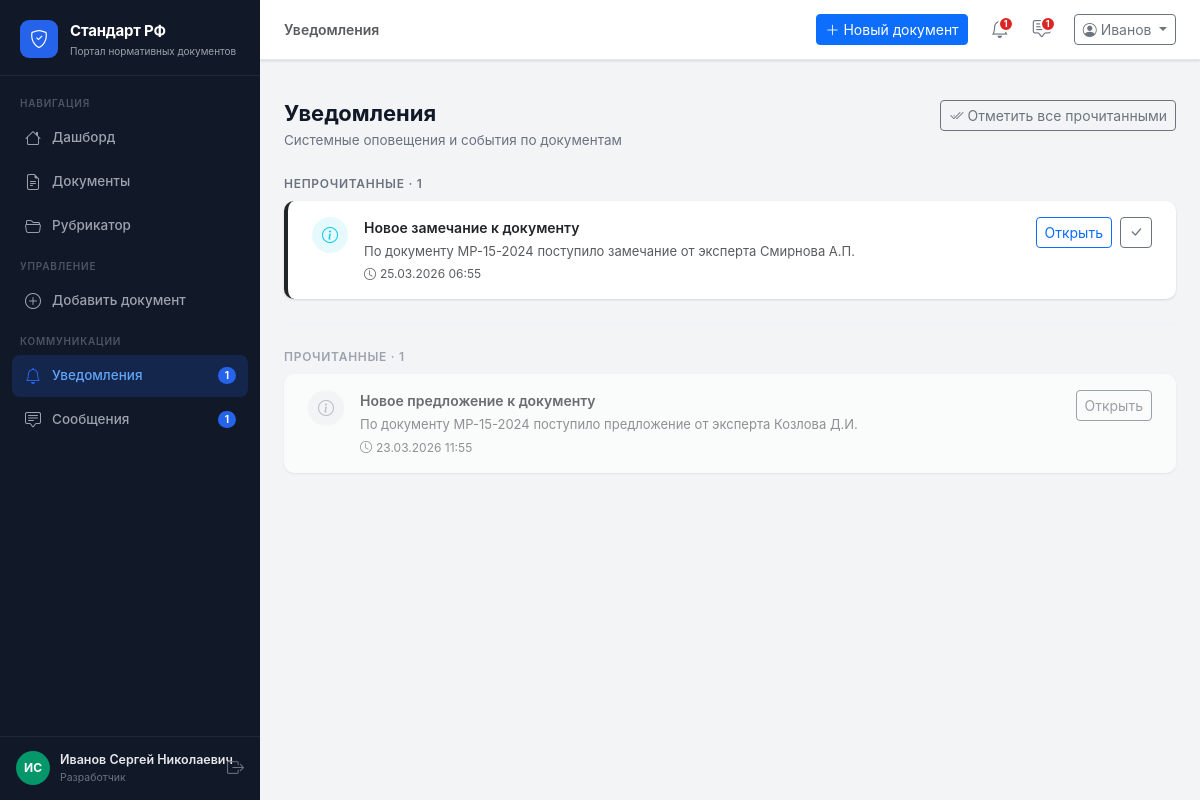
Page /notifications/ (signed in) on the earlier database version.
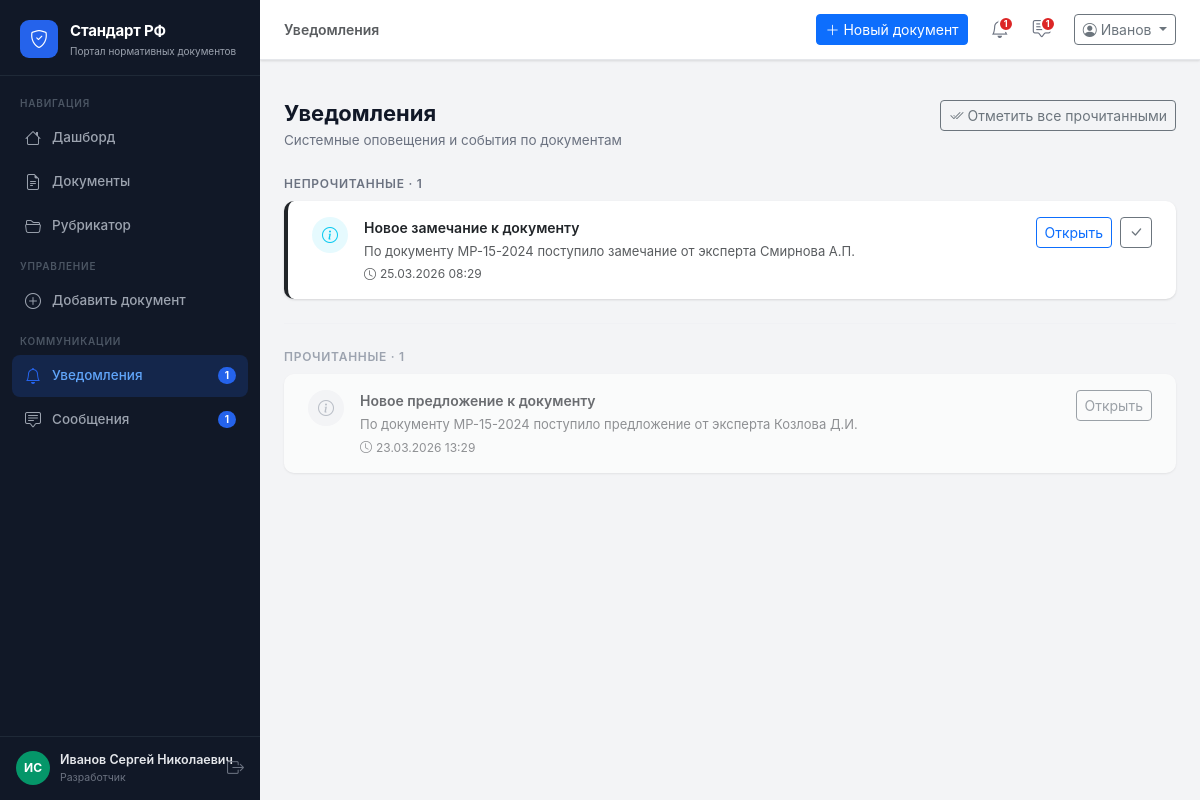
Same page on the later database version.
### app/models.py (models this page shows)
class User(db.Model):
    __tablename__ = 'users'
    id           = db.Column(db.Integer, primary_key=True)
    username     = db.Column(db.String(80), unique=True, nullable=False)
    email        = db.Column(db.String(120), unique=True, nullable=False)
    password     = db.Column(db.String(200), nullable=False, default='demo123')
    role         = db.Column(db.String(20), nullable=False)   # admin | org | expert
    full_name    = db.Column(db.String(200))
    organization = db.Column(db.String(300))
    position     = db.Column(db.String(200))
    created_at   = db.Column(db.DateTime, default=datetime.utcnow)
    phone        = db.Column(db.String(20))
    is_active    = db.Column(db.Boolean, default=True)
    org_id       = db.Column(db.Integer, db.ForeignKey('users.id'), nullable=True)
    rubric_id    = db.Column(db.Integer, db.ForeignKey('rubrics.id'), nullable=True)
    documents     = db.relationship('Document', backref='author', lazy=True,
                                    foreign_keys='Document.author_id')
    comments      = db.relationship('Comment', backref='author', lazy=True)
    notifications = db.relationship('Notification', backref='user', lazy=True)
    def get_initials(self):
        if self.full_name:
            parts = self.full_name.split()
            if len(parts) >= 2:
                return f"{parts[0][0]}{parts[1][0]}".upper()
            return self.full_name[:2].upper()
        return self.username[:2].upper()
    def role_label(self):
        return {'admin': 'Сис. администратор', 'org': 'Разработчик', 'organization': 'Организация', 'expert': 'Эксперт'}.get(self.role, self.role)
    def unread_notifications(self):
        return Notification.query.filter_by(user_id=self.id, is_read=False).count()
    def unread_messages(self):
        return Message.query.filter_by(receiver_id=self.id, is_read=False).count()

class Notification(db.Model):
    __tablename__ = 'notifications'
    id                = db.Column(db.Integer, primary_key=True)
    user_id           = db.Column(db.Integer, db.ForeignKey('users.id'), nullable=False)
    title             = db.Column(db.String(300), nullable=False)
    text              = db.Column(db.Text)
    is_read           = db.Column(db.Boolean, default=False)
    created_at        = db.Column(db.DateTime, default=datetime.utcnow)
    link              = db.Column(db.String(300))
    notification_type = db.Column(db.String(30), default='info')  # info | warning | success | danger

### app/routes/notifications.py (the view)
@notifications_bp.route('/')
@login_required
def index():
    user  = get_current_user()
    notifs = (Notification.query
              .filter_by(user_id=user.id)
              .order_by(Notification.created_at.desc())
              .all())
    return render_template('notifications/index.html', notifications=notifs, user=user)

### app/utils.py (called while the page is built)
def login_required(f):
    @wraps(f)
    def decorated(*args, **kwargs):
        if 'user_id' not in session:
            return redirect(url_for('auth.login'))
        return f(*args, **kwargs)
    return decorated

def get_current_user():
    if 'user_id' in session:
        return User.query.get(session['user_id'])
    return None

### app/templates/notifications/index.html (shortened to what this page needs)
{% extends 'base.html' %}
{% block page_title %}Уведомления{% endblock %}
{% block content %}
<div class="page-header d-flex align-items-start justify-content-between">
  <div>
    <h1>Уведомления</h1>
    <p>Системные оповещения и события по документам</p>
  </div>
  {% set unread = notifications | selectattr('is_read', 'false') | list %}
  {% if unread %}
  <form method="POST" action="{{ url_for('notifications.mark_all_read') }}">
    <button type="submit" class="btn btn-outline-secondary btn-sm">
      <i class="bi bi-check2-all me-1"></i>Отметить все прочитанными
    </button>
  </form>
  {% endif %}
</div>
{% set icon_map = {'info':'info-circle','warning':'exclamation-triangle','success':'check-circle','danger':'exclamation-circle'} %}
{% if notifications %}
  {% set unread_list = notifications | selectattr('is_read', 'false') | list %}
  {% set read_list   = notifications | selectattr('is_read', 'true')  | list %}
  {% if unread_list %}
  <div class="mb-2" style="font-size:12px;font-weight:600;text-transform:uppercase;
                            letter-spacing:.06em;color:#6b7280;">
    Непрочитанные · {{ unread_list | length }}
  </div>
  {% for n in unread_list %}
  <div class="card mb-2 border-{{ n.notification_type }}"
       style="border-left:4px solid !important;">
    <div class="card-body py-3 px-4 d-flex align-items-start gap-3">
      <div style="width:36px;height:36px;border-radius:50%;flex-shrink:0;
                  display:flex;align-items:center;justify-content:center;font-size:16px;"
           class="bg-{{ n.notification_type }} bg-opacity-10 text-{{ n.notification_type }}">
        <i class="bi bi-{{ icon_map.get(n.notification_type, 'info-circle') }}"></i>
      </div>
      <div class="flex-grow-1">
        <div class="fw-semibold mb-1" style="font-size:14px;">{{ n.title }}</div>
        {% if n.text %}
        <div class="text-muted" style="font-size:13px;">{{ n.text }}</div>
        {% endif %}
        <div class="text-muted mt-1" style="font-size:12px;">
          <i class="bi bi-clock me-1"></i>{{ n.created_at.strftime('%d.%m.%Y %H:%M') }}
        </div>
      </div>
      <div class="d-flex gap-2 flex-shrink-0">
        {% if n.link %}
        <a href="{{ n.link }}" class="btn btn-sm btn-outline-primary">Открыть</a>
        {% endif %}
        <form method="POST" action="{{ url_for('notifications.mark_read', notif_id=n.id) }}">
          <button type="submit" class="btn btn-sm btn-outline-secondary" title="Отметить прочитанным">
            <i class="bi bi-check-lg"></i>
          </button>
        </form>
      </div>
    </div>
  </div>
  {% endfor %}
  {% endif %}
  {% if read_list %}
  {% if unread_list %}<hr class="section-divider">{% endif %}
  <div class="mb-2" style="font-size:12px;font-weight:600;text-transform:uppercase;
                            letter-spacing:.06em;color:#9ca3af;">
    Прочитанные · {{ read_list | length }}
  </div>
  {% for n in read_list %}
  <div class="card mb-2" style="opacity:.65;">
    <div class="card-body py-3 px-4 d-flex align-items-start gap-3">
      <div style="width:36px;height:36px;border-radius:50%;flex-shrink:0;
                  display:flex;align-items:center;justify-content:center;font-size:16px;
                  background:#f3f4f6;color:#9ca3af;">
        <i class="bi bi-{{ icon_map.get(n.notification_type, 'info-circle') }}"></i>
      </div>
      <div class="flex-grow-1">
        <div class="fw-semibold mb-1" style="font-size:14px;">{{ n.title }}</div>
        {% if n.text %}
        <div class="text-muted" style="font-size:13px;">{{ n.text }}</div>
        {% endif %}
        <div class="text-muted mt-1" style="font-size:12px;">
          <i class="bi bi-clock me-1"></i>{{ n.created_at.strftime('%d.%m.%Y %H:%M') }}
        </div>
      </div>
      {% if n.link %}
      <a href="{{ n.link }}" class="btn btn-sm btn-outline-secondary flex-shrink-0">Открыть</a>
      {% endif %}
    </div>
  </div>
  {% endfor %}
  {% endif %}
{% endif %}
{% endblock %}

### app/templates/base.html (shortened to what this page needs)
<!DOCTYPE html>
<html lang="ru">
<head>
  <link rel="stylesheet"
        href="https://cdn.jsdelivr.net/npm/bootstrap@5.3.3/dist/css/bootstrap.min.css" />
  <link rel="stylesheet"
        href="https://cdn.jsdelivr.net/npm/bootstrap-icons@1.11.3/font/bootstrap-icons.min.css" />
  <link rel="stylesheet" href="{{ url_for('static', filename='css/main.css') }}" />
</head>
<body>
<aside class="sidebar" id="sidebar">
  <div class="sidebar-brand">
    <div class="brand-icon"><i class="bi bi-shield-check"></i></div>
    <div class="brand-text">
      <span class="brand-title">Стандарт РФ</span>
      <span class="brand-sub">Портал нормативных документов</span>
    </div>
  </div>
  <nav class="sidebar-nav">
    <div class="nav-section-label">Навигация</div>
    <a href="{{ url_for('main.dashboard') }}"
       class="nav-link {% if request.endpoint == 'main.dashboard' %}active{% endif %}">
      <i class="bi bi-house"></i><span>Дашборд</span>
    </a>
    <a href="{{ url_for('documents.list_documents') }}"
       class="nav-link {% if request.blueprint == 'documents' and request.endpoint != 'documents.add' %}active{% endif %}">
      <i class="bi bi-file-earmark-text"></i><span>Документы</span>
    </a>
    <a href="{{ url_for('rubrics.index') }}"
       class="nav-link {% if request.blueprint == 'rubrics' %}active{% endif %}">
      <i class="bi bi-folder2-open"></i><span>Рубрикатор</span>
    </a>
    {% if session.role in ('admin', 'org', 'organization') %}
    <div class="nav-section-label mt-2">Управление</div>
    {% if session.role == 'org' %}
    <a href="{{ url_for('documents.add') }}"
       class="nav-link {% if request.endpoint == 'documents.add' %}active{% endif %}">
      <i class="bi bi-plus-circle"></i><span>Добавить документ</span>
    </a>
    {% endif %}
    {% endif %}
    <div class="nav-section-label mt-2">Коммуникации</div>
    <a href="{{ url_for('notifications.index') }}"
       class="nav-link {% if request.blueprint == 'notifications' %}active{% endif %}">
      <i class="bi bi-bell"></i><span>Уведомления</span>
      {% set unread_n = current_user.unread_notifications() if current_user else 0 %}
      {% if unread_n > 0 %}
      <span class="nav-badge">{{ unread_n }}</span>
      {% endif %}
    </a>
    <a href="{{ url_for('messages.index') }}"
       class="nav-link {% if request.blueprint == 'messages' %}active{% endif %}">
      <i class="bi bi-chat-square-text"></i><span>Сообщения</span>
      {% set unread_m = current_user.unread_messages() if current_user else 0 %}
      {% if unread_m > 0 %}
      <span class="nav-badge">{{ unread_m }}</span>
      {% endif %}
    </a>
  </nav>
  <div class="sidebar-footer">
    <div class="user-card">
      {% set _avatar_colors = ['#2563eb','#7c3aed','#059669','#d97706','#dc2626'] %}
      <div class="user-avatar" style="background:{{ _avatar_colors[(current_user.id % _avatar_colors|length) if current_user else 0] }}">
        {{ current_user.get_initials() if current_user else '?' }}
      </div>
      <div class="user-info">
        <div class="user-name">{{ session.full_name or 'Гость' }}</div>
        <div class="user-role">{{ current_user.role_label() if current_user else '' }}</div>
      </div>
    </div>
    <a href="{{ url_for('auth.logout') }}" class="btn-logout" title="Выйти">
      <i class="bi bi-box-arrow-right"></i>
    </a>
  </div>
</aside>
<div class="main-wrapper">
  <header class="topbar">
    <div class="topbar-breadcrumb">
      {% block breadcrumb %}
      <span class="text-muted">{% block page_title %}{% endblock %}</span>
      {% endblock %}
    </div>
    <div class="topbar-actions ms-auto">
      {% if session.role == 'org' %}
      <a href="{{ url_for('documents.add') }}" class="btn btn-primary btn-sm me-2">
        <i class="bi bi-plus-lg me-1"></i>Новый документ
      </a>
      {% endif %}
      <a href="{{ url_for('notifications.index') }}" class="topbar-icon-btn" title="Уведомления">
        {% set unread_n = current_user.unread_notifications() if current_user else 0 %}
        {% if unread_n > 0 %}<span class="dot-badge">{{ unread_n }}</span>{% endif %}
      </a>
      <a href="{{ url_for('messages.index') }}" class="topbar-icon-btn" title="Сообщения">
        {% set unread_m = current_user.unread_messages() if current_user else 0 %}
        {% if unread_m > 0 %}<span class="dot-badge">{{ unread_m }}</span>{% endif %}
      </a>
      <div class="dropdown ms-2">
        <button class="btn btn-outline-secondary btn-sm dropdown-toggle" data-bs-toggle="dropdown">
          <i class="bi bi-person-circle me-1"></i>{{ session.full_name.split()[0] if session.full_name else 'Гость' }}
        </button>
      </div>
    </div>
  </header>
  <div class="flash-container">
  </div>
  <main class="page-content">
    {% block content %}{% endblock %}
  </main>
</div>
</body>
</html>

Differences in the rows shown:
changed Notification "Новое замечание к документу": created_at "25.03.2026 06:55" → "25.03.2026 08:29"
changed Notification "Новое предложение к документу": created_at "23.03.2026 11:55" → "23.03.2026 13:29"
